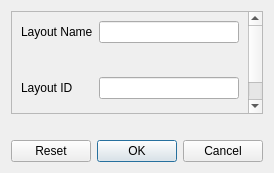
<?xml version="1.0" encoding="UTF-8"?>
<ui version="4.0">
 <class>NewLayoutDialog</class>
 <widget class="QDialog" name="NewLayoutDialog">
  <property name="geometry">
   <rect>
    <x>0</x>
    <y>0</y>
    <width>264</width>
    <height>173</height>
   </rect>
  </property>
  <property name="windowTitle">
   <string>New Layout Options</string>
  </property>
  <layout class="QVBoxLayout" name="verticalLayout">
   <item>
    <widget class="QScrollArea" name="scrollArea">
     <property name="widgetResizable">
      <bool>true</bool>
     </property>
     <widget class="QWidget" name="scrollAreaWidgetContents">
      <property name="geometry">
       <rect>
        <x>0</x>
        <y>0</y>
        <width>238</width>
        <height>106</height>
       </rect>
      </property>
      <layout class="QGridLayout" name="gridLayout_3">
       <property name="verticalSpacing">
        <number>10</number>
       </property>
       <item row="1" column="1">
        <widget class="QLabel" name="label_NameError">
         <property name="visible">
          <bool>false</bool>
         </property>
         <property name="styleSheet">
          <string notr="true">color: rgb(255, 0, 0)</string>
         </property>
         <property name="text">
          <string/>
         </property>
         <property name="wordWrap">
          <bool>true</bool>
         </property>
        </widget>
       </item>
       <item row="5" column="0" colspan="2">
        <widget class="NewLayoutForm" name="newLayoutForm" native="true"/>
       </item>
       <item row="2" column="1">
        <widget class="QLineEdit" name="lineEdit_LayoutID">
         <property name="toolTip">
          <string>&lt;html&gt;&lt;head/&gt;&lt;body&gt;&lt;p&gt;The constant that will be used to refer to this layout. It cannot be the same as any other existing layout.&lt;/p&gt;&lt;/body&gt;&lt;/html&gt;</string>
         </property>
        </widget>
       </item>
       <item row="0" column="0">
        <widget class="QLabel" name="label_Name">
         <property name="text">
          <string>Layout Name</string>
         </property>
        </widget>
       </item>
       <item row="2" column="0">
        <widget class="QLabel" name="label_LayoutID">
         <property name="text">
          <string>Layout ID</string>
         </property>
        </widget>
       </item>
       <item row="0" column="1">
        <widget class="QLineEdit" name="lineEdit_Name">
         <property name="toolTip">
          <string>&lt;html&gt;&lt;head/&gt;&lt;body&gt;&lt;p&gt;The name of the new layout. The name cannot be the same as any other existing layout.&lt;/p&gt;&lt;/body&gt;&lt;/html&gt;</string>
         </property>
         <property name="clearButtonEnabled">
          <bool>true</bool>
         </property>
        </widget>
       </item>
       <item row="3" column="1">
        <widget class="QLabel" name="label_LayoutIDError">
         <property name="visible">
          <bool>false</bool>
         </property>
         <property name="styleSheet">
          <string notr="true">color: rgb(255, 0, 0)</string>
         </property>
         <property name="text">
          <string/>
         </property>
         <property name="wordWrap">
          <bool>true</bool>
         </property>
        </widget>
       </item>
       <item row="8" column="0" colspan="2">
        <spacer name="verticalSpacer">
         <property name="orientation">
          <enum>Qt::Orientation::Vertical</enum>
         </property>
         <property name="sizeHint" stdset="0">
          <size>
           <width>20</width>
           <height>1</height>
          </size>
         </property>
        </spacer>
       </item>
      </layout>
     </widget>
    </widget>
   </item>
   <item>
    <widget class="QLabel" name="label_GenericError">
     <property name="visible">
      <bool>false</bool>
     </property>
     <property name="styleSheet">
      <string notr="true">color: rgb(255, 0, 0)</string>
     </property>
     <property name="text">
      <string/>
     </property>
     <property name="wordWrap">
      <bool>true</bool>
     </property>
    </widget>
   </item>
   <item>
    <widget class="QDialogButtonBox" name="buttonBox">
     <property name="standardButtons">
      <set>QDialogButtonBox::StandardButton::Cancel|QDialogButtonBox::StandardButton::Ok|QDialogButtonBox::StandardButton::Reset</set>
     </property>
    </widget>
   </item>
  </layout>
 </widget>
 <customwidgets>
  <customwidget>
   <class>NewLayoutForm</class>
   <extends>QWidget</extends>
   <header>newlayoutform.h</header>
   <container>1</container>
  </customwidget>
 </customwidgets>
 <resources/>
 <connections/>
</ui>
